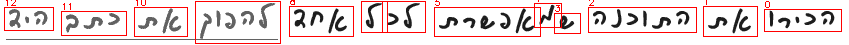
#> input picture examples/debug/step2_line1_words.png, 849 x 45 px; its folder holds only this picture in this run
$ python debug_segmentation.py examples/debug/step2_line1_words.png
#> lines starting #> are read from the running program, lines starting #| are printed output that depends on the picture; after the words box and inside, x2 and y2 are one past the last pixel; in counts of white or black regions, pixels touching at a corner belong together
"""
Debug the two-pass segmentation pipeline.
Saves images for: lines detection, then words within each line.

Usage: python debug_segmentation.py <image_path>
"""
import cv2
import numpy as np
import sys
import os

sys.path.insert(0, os.path.dirname(os.path.abspath(__file__)))
from HebHTR.segmentation import segment_into_lines, segment_line_into_words


def debug_pipeline(image_path):
#> called with image_path = 'examples/debug/step2_line1_words.png'
    img_data = np.fromfile(image_path, dtype=np.uint8)
    img = cv2.imdecode(img_data, cv2.IMREAD_COLOR)
#> img is the input picture: shape (45, 849, 3); mean B, G, R 219, 219, 235
    if img is None:
        print(f"ERROR: Could not load image: {image_path}")
        return

    print(f"Image size: {img.shape[1]}x{img.shape[0]}")
#| Image size: 849x45

    out_dir = os.path.join(os.path.dirname(image_path), "debug")
    os.makedirs(out_dir, exist_ok=True)

    debug_word_dir = os.path.join(os.path.dirname(image_path), "debug_word")
    os.makedirs(debug_word_dir, exist_ok=True)

    gray = cv2.cvtColor(img, cv2.COLOR_BGR2GRAY)
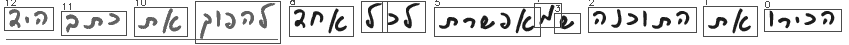
#> gray: shape (45, 849); min 29, max 255, mean 223.8
    blur = cv2.GaussianBlur(gray, (5, 5), 0)
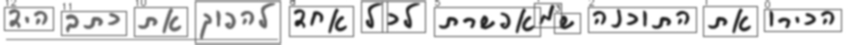
#> blur: shape (45, 849); min 30, max 255, mean 223.5
    _, thresh = cv2.threshold(blur, 0, 255, cv2.THRESH_BINARY_INV + cv2.THRESH_OTSU)
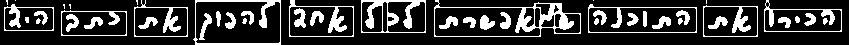
#> thresh: shape (45, 849); 19.9% white; 46 white regions (7 under 20 px), largest, box (x1, y1, x2, y2) and area: (434, 0, 581, 37) 1057, (361, 0, 426, 33) 776, (193, 0, 281, 45) 597

    cv2.imwrite(os.path.join(out_dir, "step0_threshold.png"), thresh)
    print("Saved step0_threshold.png")

    # === PASS 1: Lines ===
    lines = segment_into_lines(gray, thresh)
    print(f"\nPass 1: Found {len(lines)} lines")

    lines_img = img.copy()
    colors = [(0,0,255), (0,255,0), (255,0,0), (0,255,255), (255,0,255),
              (255,255,0), (128,0,255), (0,128,255), (128,128,0), (0,128,128)]

    for i, (line_gray, line_thresh, (lx, ly, lw, lh)) in enumerate(lines):
        color = colors[i % len(colors)]
        cv2.rectangle(lines_img, (lx, ly), (lx+lw, ly+lh), color, 2)
        cv2.putText(lines_img, f"L{i+1}", (lx-30, ly + lh//2),
                    cv2.FONT_HERSHEY_SIMPLEX, 0.5, color, 2)
        print(f"  Line {i+1}: pos=({lx},{ly}) size={lw}x{lh}")

    cv2.imwrite(os.path.join(out_dir, "step1_lines.png"), lines_img)
    print("Saved step1_lines.png")

    # === PASS 2: Words per line ===
    words_img = img.copy()
    total_words = 0

    for i, (line_gray, line_thresh, (lx, ly, lw, lh)) in enumerate(lines):
        color = colors[i % len(colors)]
        words = segment_line_into_words(line_gray, line_thresh)
        print(f"\n  Line {i+1}: {len(words)} words")

        # Save individual line crop with word boxes
        line_debug = cv2.cvtColor(line_gray, cv2.COLOR_GRAY2BGR)
        for j, (word_crop, (wx, wy, ww, wh)) in enumerate(words):
            # Draw on line crop
            cv2.rectangle(line_debug, (wx, wy), (wx+ww, wy+wh), (0, 0, 255), 1)
            cv2.putText(line_debug, str(j), (wx, wy-2),
                        cv2.FONT_HERSHEY_SIMPLEX, 0.3, (0, 0, 255), 1)

            # Draw on full image (global coords)
            gx, gy = lx + wx, ly + wy
            cv2.rectangle(words_img, (gx, gy), (gx+ww, gy+wh), color, 1)
            total_words += 1

            # Save the individual word crop
            word_filename = os.path.join(debug_word_dir, f"L{i+1}_W{j+1}.png")
            cv2.imwrite(word_filename, word_crop)

        cv2.imwrite(os.path.join(out_dir, f"step2_line{i+1}_words.png"), line_debug)

    cv2.imwrite(os.path.join(out_dir, "step2_all_words.png"), words_img)
    print(f"\nTotal words detected: {total_words}")
    print(f"\nAll debug images saved to: {out_dir}")


if __name__ == "__main__":
    if len(sys.argv) < 2:
        print("Usage: python debug_segmentation.py <image_path>")
        sys.exit(1)
    debug_pipeline(sys.argv[1])
#> (the call stopped at in debug_pipeline, `lines = segment_into_lines(gray, thresh)`: HebHTR is not available in this run)

$ run again, on examples/debug/step2_line5_words.png
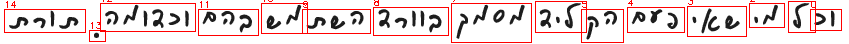
#> input picture examples/debug/step2_line5_words.png, 849 x 44 px
#> in debug_pipeline, img is the input picture: shape (44, 849, 3); mean B, G, R 215.8, 215.8, 233.5
#| Image size: 849x44
#> in debug_pipeline, `blur = cv2.GaussianBlur(gray, (5, 5), 0)`:
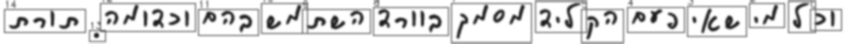
#> blur: shape (44, 849); min 29, max 255, mean 220.8
#> in debug_pipeline, `_, thresh = cv2.threshold(blur, 0, 255, cv2.THRESH_BINARY_INV + cv2.TH..`:
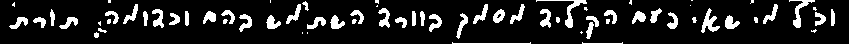
#> thresh: shape (44, 849); 12.7% white; 69 white regions (20 under 20 px), largest, box (x1, y1, x2, y2) and area: (536, 0, 587, 28) 226, (701, 8, 720, 33) 198, (789, 0, 815, 28) 192

$ run again, on examples/debug/step2_line6_words.png
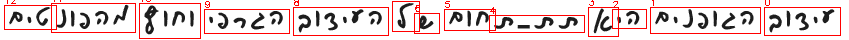
#> input picture examples/debug/step2_line6_words.png, 849 x 40 px
#> in debug_pipeline, img is the input picture: shape (40, 849, 3); mean B, G, R 212.9, 212.9, 231.3
#| Image size: 849x40
#> in debug_pipeline, `blur = cv2.GaussianBlur(gray, (5, 5), 0)`:
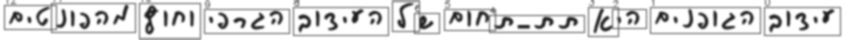
#> blur: shape (40, 849); min 29, max 255, mean 218.3
#> in debug_pipeline, `_, thresh = cv2.threshold(blur, 0, 255, cv2.THRESH_BINARY_INV + cv2.TH..`:
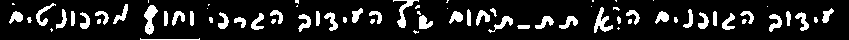
#> thresh: shape (40, 849); 13.7% white; 73 white regions (24 under 20 px), largest, box (x1, y1, x2, y2) and area: (144, 5, 158, 35) 230, (594, 7, 613, 33) 210, (393, 0, 419, 28) 188

$ run again, on examples/debug/step2_line7_words.png
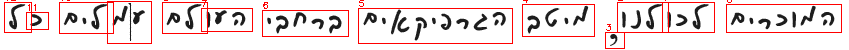
#> input picture examples/debug/step2_line7_words.png, 849 x 50 px
#> in debug_pipeline, img is the input picture: shape (50, 849, 3); mean B, G, R 222.6, 222.6, 237.1
#| Image size: 849x50
#> in debug_pipeline, `blur = cv2.GaussianBlur(gray, (5, 5), 0)`:
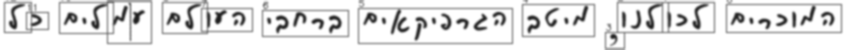
#> blur: shape (50, 849); min 29, max 255, mean 226.8
#> in debug_pipeline, `_, thresh = cv2.threshold(blur, 0, 255, cv2.THRESH_BINARY_INV + cv2.TH..`:
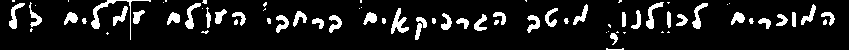
#> thresh: shape (50, 849); 10.7% white; 76 white regions (29 under 20 px), largest, box (x1, y1, x2, y2) and area: (91, 0, 151, 40) 279, (391, 8, 409, 34) 209, (646, 2, 664, 29) 166

$ run again, on examples/debug/step2_line2_words.png
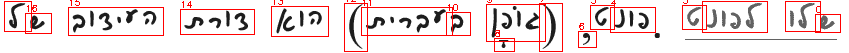
#> input picture examples/debug/step2_line2_words.png, 849 x 53 px
#> in debug_pipeline, img is the input picture: shape (53, 849, 3); mean B, G, R 223, 223, 238.3
#| Image size: 849x53
#> in debug_pipeline, `blur = cv2.GaussianBlur(gray, (5, 5), 0)`:
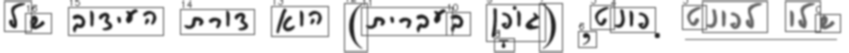
#> blur: shape (53, 849); min 29, max 255, mean 227.4
#> in debug_pipeline, `_, thresh = cv2.threshold(blur, 0, 255, cv2.THRESH_BINARY_INV + cv2.TH..`:
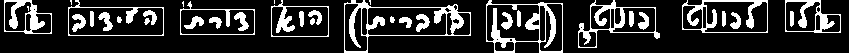
#> thresh: shape (53, 849); 17.9% white; 36 white regions (5 under 20 px), largest, box (x1, y1, x2, y2) and area: (344, 0, 471, 53) 1196, (486, 0, 563, 53) 1085, (682, 0, 768, 33) 769
